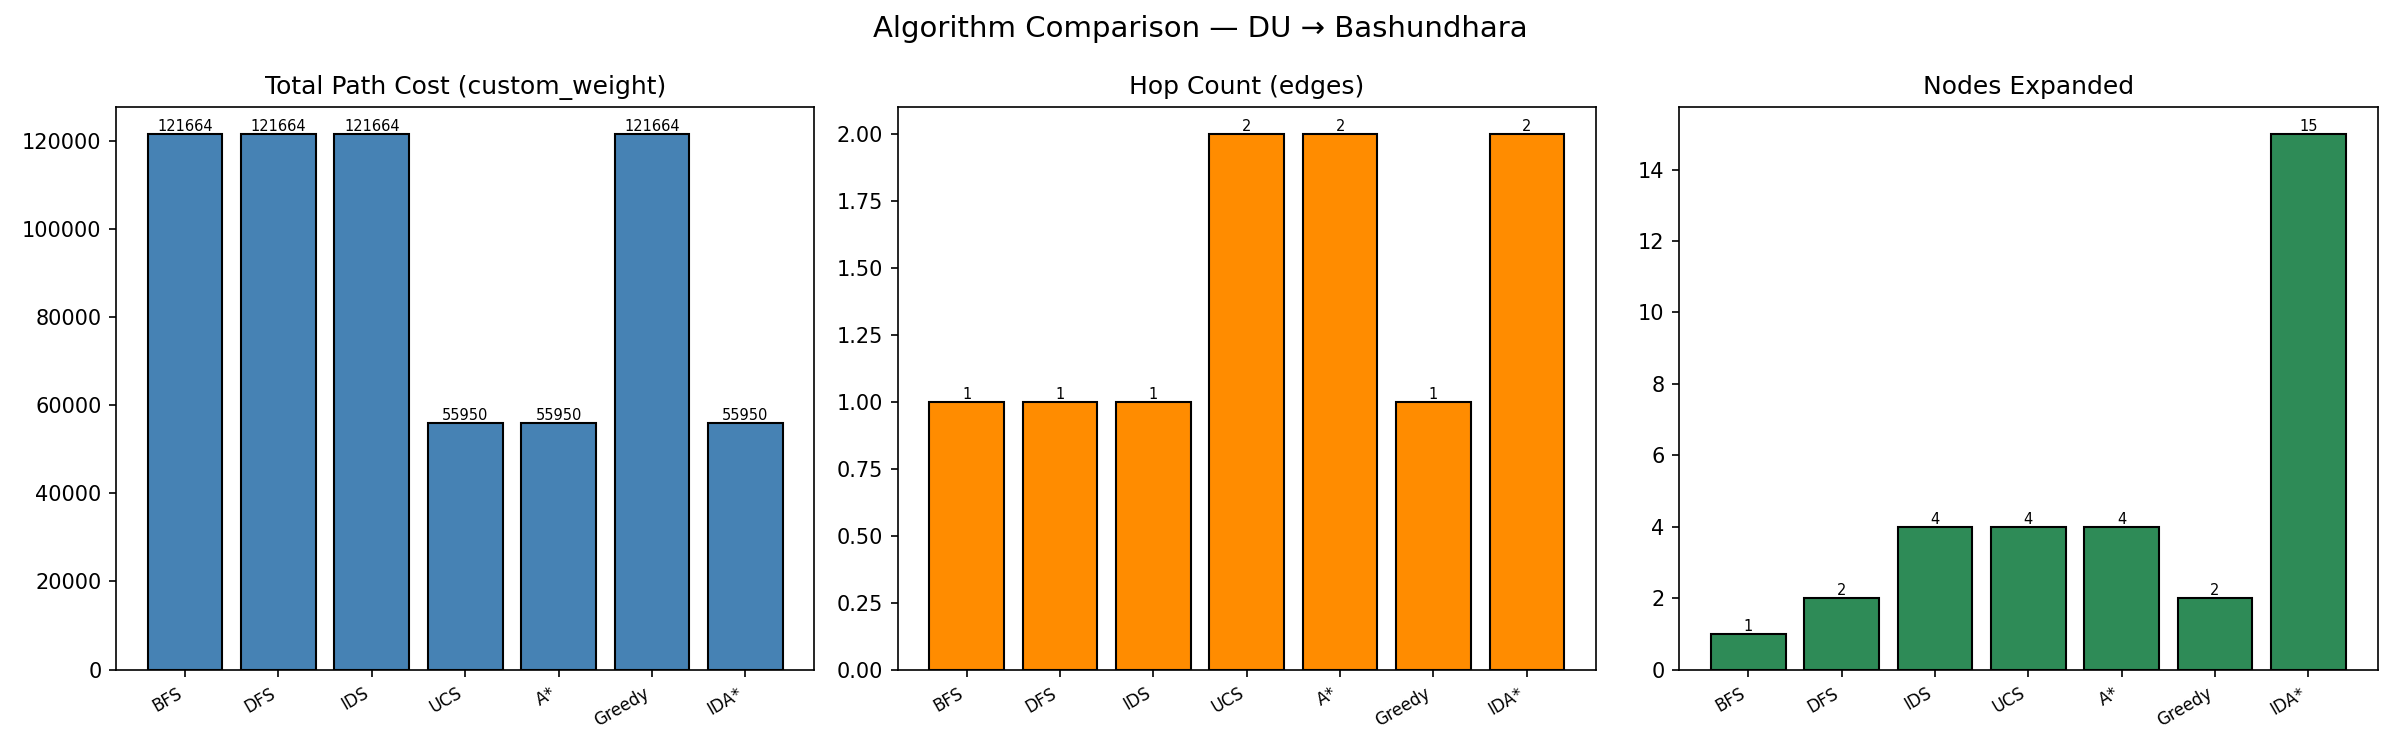

Recreate this plot in Python.
import json
import matplotlib.pyplot as plt
import networkx as nx

from models import SearchResult
from metrics import build_comparison_record

import algorithms.bfs as bfs
import algorithms.dfs as dfs
import algorithms.ids as ids
import algorithms.ucs as ucs
import algorithms.astar as astar
import algorithms.greedy as greedy
import algorithms.idastar as idastar
import algorithms.bidirectional_astar as bi_astar

ALGORITHMS = [
    ('BFS',               bfs,      None),
    ('DFS',               dfs,      None),
    ('IDS',               ids,      None),
    ('UCS',               ucs,      'custom_weight'),
    ('A*',                astar,    'custom_weight'),
    ('Greedy',            greedy,   'custom_weight'),
    ('IDA*',              idastar,  'custom_weight'),
    ('Bidirectional A*',  bi_astar, 'custom_weight'),
]


def run_all(G: nx.MultiDiGraph, start: int, goal: int,
            waypoints: list = None) -> list:
    """
    Run all 8 algorithms directly on G (already a small custom graph).
    If waypoints provided, stitches segment results together.
    """
    stops = [start] + (waypoints or []) + [goal]
    records = []

    for name, module, weight in ALGORITHMS:
        print(f"  Running {name}...", end=' ', flush=True)
        try:
            full_path      = []
            total_expanded = 0
            full_log       = []
            full_parents   = {}

            for i in range(len(stops) - 1):
                result = module.search(G, stops[i], stops[i + 1], weight)
                if not result.path:
                    full_path = []
                    break
                seg = result.path if i == 0 else result.path[1:]
                full_path      += seg
                total_expanded += result.nodes_expanded
                full_log       += result.expansion_log
                full_parents.update(result.parent_map)

            from models import SearchResult
            merged = SearchResult(
                path=full_path,
                nodes_expanded=total_expanded,
                expansion_log=full_log,
                parent_map=full_parents,
            )
            record = build_comparison_record(name, merged, G)
            status = (f"{record['hop_count']} hops, "
                      f"cost={record['path_cost']}, "
                      f"expanded={record['nodes_expanded']}")
        except Exception as e:
            from models import SearchResult
            merged = SearchResult(path=[], nodes_expanded=0)
            record = build_comparison_record(name, merged, G)
            record['error'] = str(e)
            status = f"ERROR: {e}"

        records.append(record)
        print(status)
    return records


def export_json(records: list, filepath: str = 'results.json') -> None:
    """Write comparison records to a JSON file."""
    with open(filepath, 'w') as f:
        json.dump(records, f, indent=2)
    print(f"Results saved to {filepath}")


def plot_comparison(records: list) -> None:
    """Render a bar chart comparing algorithms on cost, hops, and nodes expanded."""
    valid = [r for r in records if r.get('path_cost') is not None]
    if not valid:
        print("No valid paths to plot.")
        return

    names = [r['algorithm'] for r in valid]
    costs = [r['path_cost'] for r in valid]
    hops = [r['hop_count'] for r in valid]
    expanded = [r['nodes_expanded'] for r in valid]

    fig, axes = plt.subplots(1, 3, figsize=(16, 5))
    fig.suptitle('Algorithm Comparison — DU → Bashundhara', fontsize=14)

    _bar(axes[0], names, costs, 'Total Path Cost (custom_weight)', 'steelblue')
    _bar(axes[1], names, hops, 'Hop Count (edges)', 'darkorange')
    _bar(axes[2], names, expanded, 'Nodes Expanded', 'seagreen')

    plt.tight_layout()
    plt.savefig('comparison.png', dpi=150)
    print("Comparison chart saved to comparison.png")
    plt.show()


def _bar(ax, names, values, title, color):
    bars = ax.bar(names, values, color=color, edgecolor='black')
    ax.set_title(title)
    ax.set_xticklabels(names, rotation=30, ha='right', fontsize=8)
    for bar, val in zip(bars, values):
        ax.text(bar.get_x() + bar.get_width() / 2, bar.get_height(),
                f'{val:.0f}', ha='center', va='bottom', fontsize=7)
